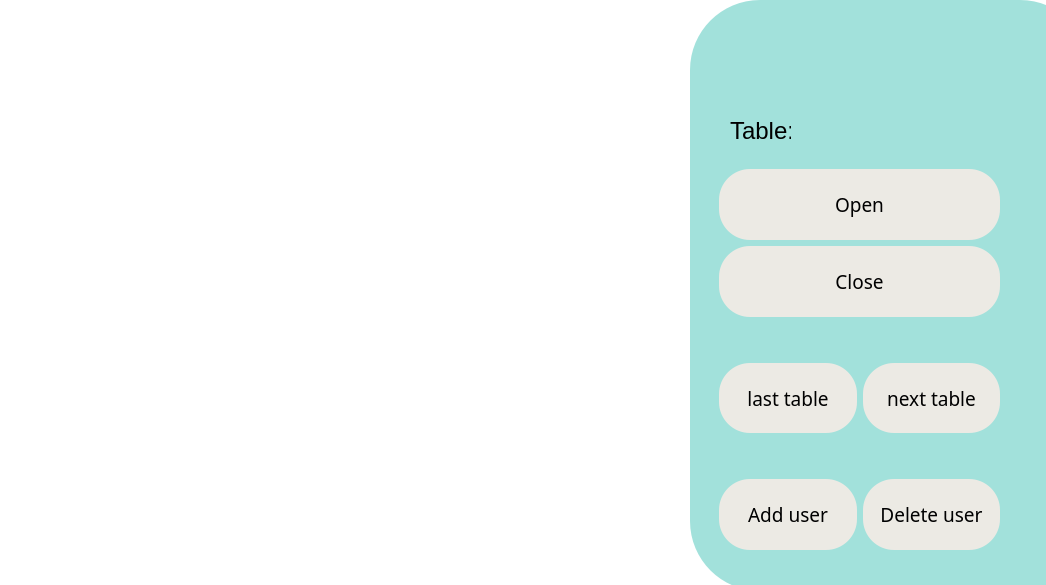
<?xml version="1.0" encoding="UTF-8"?>
<ui version="4.0">
 <class>MainWindow</class>
 <widget class="QMainWindow" name="MainWindow">
  <property name="geometry">
   <rect>
    <x>0</x>
    <y>0</y>
    <width>1046</width>
    <height>585</height>
   </rect>
  </property>
  <property name="windowTitle">
   <string>MainWindow</string>
  </property>
  <property name="styleSheet">
   <string notr="true">background-color: white</string>
  </property>
  <widget class="QWidget" name="centralwidget">
   <widget class="QTableView" name="tableView">
    <property name="geometry">
     <rect>
      <x>0</x>
      <y>0</y>
      <width>691</width>
      <height>591</height>
     </rect>
    </property>
    <property name="styleSheet">
     <string notr="true">border: transparent</string>
    </property>
   </widget>
   <widget class="QFrame" name="frame">
    <property name="geometry">
     <rect>
      <x>690</x>
      <y>0</y>
      <width>400</width>
      <height>591</height>
     </rect>
    </property>
    <property name="font">
     <font>
      <family>Yu Gothic UI Light</family>
      <pointsize>14</pointsize>
     </font>
    </property>
    <property name="styleSheet">
     <string notr="true">background-color: #a2e1db;
border-radius: 70px</string>
    </property>
    <property name="frameShape">
     <enum>QFrame::StyledPanel</enum>
    </property>
    <property name="frameShadow">
     <enum>QFrame::Raised</enum>
    </property>
    <widget class="QWidget" name="gridLayoutWidget">
     <property name="geometry">
      <rect>
       <x>29</x>
       <y>169</y>
       <width>281</width>
       <height>381</height>
      </rect>
     </property>
     <layout class="QGridLayout" name="gridLayout">
      <item row="5" column="1">
       <widget class="QPushButton" name="delete_user">
        <property name="sizePolicy">
         <sizepolicy hsizetype="Minimum" vsizetype="Expanding">
          <horstretch>0</horstretch>
          <verstretch>0</verstretch>
         </sizepolicy>
        </property>
        <property name="font">
         <font>
          <family>Yu Gothic UI Light</family>
          <pointsize>14</pointsize>
         </font>
        </property>
        <property name="styleSheet">
         <string notr="true">QPushButton:hover {
	background-color: #ffdbcc;
}

QPushButton:pressed {
	background-color: #fcb9aa;
}
QPushButton {
	background-color: #eceae4;
	border-radius: 31px;
}</string>
        </property>
        <property name="text">
         <string>Delete user</string>
        </property>
       </widget>
      </item>
      <item row="3" column="0">
       <widget class="QPushButton" name="lastDB">
        <property name="sizePolicy">
         <sizepolicy hsizetype="Minimum" vsizetype="Expanding">
          <horstretch>0</horstretch>
          <verstretch>0</verstretch>
         </sizepolicy>
        </property>
        <property name="font">
         <font>
          <family>Yu Gothic UI Light</family>
          <pointsize>14</pointsize>
         </font>
        </property>
        <property name="styleSheet">
         <string notr="true">QPushButton:hover {
	background-color: #ffdbcc;
}

QPushButton:pressed {
	background-color: #fcb9aa;
}
QPushButton {
	background-color: #eceae4;
	border-radius: 31px;
}</string>
        </property>
        <property name="text">
         <string>last table</string>
        </property>
       </widget>
      </item>
      <item row="3" column="1">
       <widget class="QPushButton" name="nextDB">
        <property name="sizePolicy">
         <sizepolicy hsizetype="Minimum" vsizetype="Expanding">
          <horstretch>0</horstretch>
          <verstretch>0</verstretch>
         </sizepolicy>
        </property>
        <property name="font">
         <font>
          <family>Yu Gothic UI Light</family>
          <pointsize>14</pointsize>
         </font>
        </property>
        <property name="styleSheet">
         <string notr="true">QPushButton:hover {
	background-color: #ffdbcc;
}

QPushButton:pressed {
	background-color: #fcb9aa;
}
QPushButton {
	background-color: #eceae4;
	border-radius: 31px;
}</string>
        </property>
        <property name="text">
         <string>next table</string>
        </property>
       </widget>
      </item>
      <item row="1" column="0" colspan="2">
       <widget class="QPushButton" name="closeDB">
        <property name="sizePolicy">
         <sizepolicy hsizetype="Minimum" vsizetype="Expanding">
          <horstretch>0</horstretch>
          <verstretch>0</verstretch>
         </sizepolicy>
        </property>
        <property name="font">
         <font>
          <family>Yu Gothic UI Light</family>
          <pointsize>14</pointsize>
         </font>
        </property>
        <property name="styleSheet">
         <string notr="true">QPushButton:hover {
	background-color: #ffdbcc;
}

QPushButton:pressed {
	background-color: #fcb9aa;
}
QPushButton {
	background-color: #eceae4;
	border-radius: 31px;
}</string>
        </property>
        <property name="text">
         <string>Close</string>
        </property>
       </widget>
      </item>
      <item row="5" column="0">
       <widget class="QPushButton" name="add_user">
        <property name="sizePolicy">
         <sizepolicy hsizetype="Minimum" vsizetype="Expanding">
          <horstretch>0</horstretch>
          <verstretch>0</verstretch>
         </sizepolicy>
        </property>
        <property name="font">
         <font>
          <family>Yu Gothic UI Light</family>
          <pointsize>14</pointsize>
         </font>
        </property>
        <property name="styleSheet">
         <string notr="true">QPushButton:hover {
	background-color: #ffdbcc;
}

QPushButton:pressed {
	background-color: #fcb9aa;
}
QPushButton {
	background-color: #eceae4;
	border-radius: 31px;
}</string>
        </property>
        <property name="text">
         <string>Add user</string>
        </property>
       </widget>
      </item>
      <item row="4" column="0" colspan="2">
       <spacer name="verticalSpacer">
        <property name="orientation">
         <enum>Qt::Vertical</enum>
        </property>
        <property name="sizeType">
         <enum>QSizePolicy::Fixed</enum>
        </property>
        <property name="sizeHint" stdset="0">
         <size>
          <width>20</width>
          <height>40</height>
         </size>
        </property>
       </spacer>
      </item>
      <item row="2" column="0" colspan="2">
       <spacer name="verticalSpacer_2">
        <property name="orientation">
         <enum>Qt::Vertical</enum>
        </property>
        <property name="sizeType">
         <enum>QSizePolicy::Fixed</enum>
        </property>
        <property name="sizeHint" stdset="0">
         <size>
          <width>20</width>
          <height>40</height>
         </size>
        </property>
       </spacer>
      </item>
      <item row="0" column="0" colspan="2">
       <widget class="QPushButton" name="openDB">
        <property name="sizePolicy">
         <sizepolicy hsizetype="Minimum" vsizetype="Expanding">
          <horstretch>0</horstretch>
          <verstretch>0</verstretch>
         </sizepolicy>
        </property>
        <property name="font">
         <font>
          <family>Yu Gothic UI Light</family>
          <pointsize>14</pointsize>
         </font>
        </property>
        <property name="styleSheet">
         <string notr="true">QPushButton:hover {
	background-color: #ffdbcc;
}

QPushButton:pressed {
	background-color: #fcb9aa;
}
QPushButton {
	background-color: #eceae4;
	border-radius: 31px;
}</string>
        </property>
        <property name="text">
         <string>Open</string>
        </property>
       </widget>
      </item>
     </layout>
    </widget>
    <widget class="QLabel" name="label">
     <property name="geometry">
      <rect>
       <x>40</x>
       <y>100</y>
       <width>61</width>
       <height>61</height>
      </rect>
     </property>
     <property name="font">
      <font>
       <family>Yu Gothic UI</family>
       <pointsize>18</pointsize>
      </font>
     </property>
     <property name="text">
      <string>Table:</string>
     </property>
    </widget>
    <widget class="QLabel" name="name_table">
     <property name="geometry">
      <rect>
       <x>110</x>
       <y>100</y>
       <width>201</width>
       <height>61</height>
      </rect>
     </property>
     <property name="font">
      <font>
       <family>Yu Gothic UI</family>
       <pointsize>18</pointsize>
      </font>
     </property>
     <property name="text">
      <string/>
     </property>
    </widget>
   </widget>
  </widget>
 </widget>
 <resources/>
 <connections/>
</ui>
